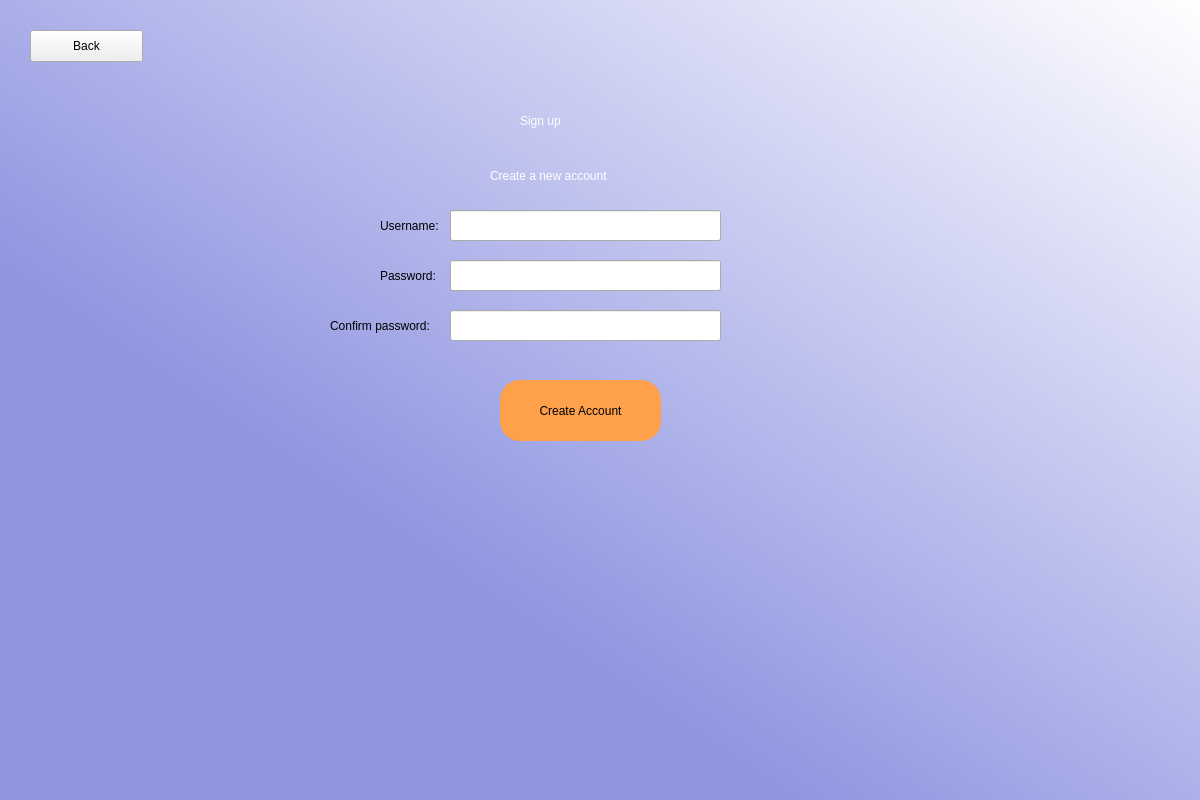
<?xml version="1.0" encoding="UTF-8"?>
<ui version="4.0">
 <class>Dialog</class>
 <widget class="QDialog" name="Dialog">
  <property name="geometry">
   <rect>
    <x>0</x>
    <y>0</y>
    <width>1200</width>
    <height>800</height>
   </rect>
  </property>
  <property name="windowTitle">
   <string>Dialog</string>
  </property>
  <widget class="QWidget" name="widget" native="true">
   <property name="geometry">
    <rect>
     <x>0</x>
     <y>0</y>
     <width>1201</width>
     <height>801</height>
    </rect>
   </property>
   <property name="styleSheet">
    <string notr="true">QWidget#widget{
background-color:qlineargradient(spread:pad, x1:0.275626, y1:0.715909, x2:1, y2:0, stop:0.0689655 rgba(143, 149, 225, 255), stop:1 rgba(255, 255, 255, 255));}</string>
   </property>
   <widget class="QLabel" name="loginMenuLabel">
    <property name="geometry">
     <rect>
      <x>520</x>
      <y>90</y>
      <width>121</width>
      <height>61</height>
     </rect>
    </property>
    <property name="styleSheet">
     <string notr="true">font: 36pt &quot;.AppleSystemUIFont&quot;; color:rgb(255, 255, 255)</string>
    </property>
    <property name="text">
     <string>Sign up</string>
    </property>
   </widget>
   <widget class="QLabel" name="directions">
    <property name="geometry">
     <rect>
      <x>490</x>
      <y>150</y>
      <width>181</width>
      <height>51</height>
     </rect>
    </property>
    <property name="styleSheet">
     <string notr="true">font: 18pt &quot;.AppleSystemUIFont&quot;;color:rgb(255, 255, 255)</string>
    </property>
    <property name="text">
     <string>Create a new account</string>
    </property>
   </widget>
   <widget class="QPushButton" name="createAcc">
    <property name="geometry">
     <rect>
      <x>500</x>
      <y>380</y>
      <width>161</width>
      <height>61</height>
     </rect>
    </property>
    <property name="styleSheet">
     <string notr="true">border-radius:20px;
background-color: rgb(255, 160, 74);
font:rgb(0, 0, 0);</string>
    </property>
    <property name="text">
     <string>Create Account</string>
    </property>
   </widget>
   <widget class="QLineEdit" name="usernameF">
    <property name="geometry">
     <rect>
      <x>450</x>
      <y>210</y>
      <width>271</width>
      <height>31</height>
     </rect>
    </property>
   </widget>
   <widget class="QLineEdit" name="passwordF">
    <property name="geometry">
     <rect>
      <x>450</x>
      <y>260</y>
      <width>271</width>
      <height>31</height>
     </rect>
    </property>
   </widget>
   <widget class="QLabel" name="usernamL">
    <property name="geometry">
     <rect>
      <x>380</x>
      <y>210</y>
      <width>71</width>
      <height>31</height>
     </rect>
    </property>
    <property name="text">
     <string>Username:</string>
    </property>
   </widget>
   <widget class="QLabel" name="passwordL">
    <property name="geometry">
     <rect>
      <x>380</x>
      <y>260</y>
      <width>71</width>
      <height>31</height>
     </rect>
    </property>
    <property name="text">
     <string>Password:</string>
    </property>
   </widget>
   <widget class="QLabel" name="errorLabel">
    <property name="geometry">
     <rect>
      <x>450</x>
      <y>350</y>
      <width>271</width>
      <height>21</height>
     </rect>
    </property>
    <property name="styleSheet">
     <string notr="true">font: 12pt &quot;Times New Roman&quot;; color: rgb(255, 0, 16)</string>
    </property>
    <property name="text">
     <string/>
    </property>
   </widget>
   <widget class="QLineEdit" name="confirmPassF">
    <property name="geometry">
     <rect>
      <x>450</x>
      <y>310</y>
      <width>271</width>
      <height>31</height>
     </rect>
    </property>
   </widget>
   <widget class="QLabel" name="confirmPassL">
    <property name="geometry">
     <rect>
      <x>330</x>
      <y>310</y>
      <width>121</width>
      <height>31</height>
     </rect>
    </property>
    <property name="text">
     <string>Confirm password:</string>
    </property>
   </widget>
   <widget class="QPushButton" name="back">
    <property name="geometry">
     <rect>
      <x>30</x>
      <y>30</y>
      <width>113</width>
      <height>32</height>
     </rect>
    </property>
    <property name="text">
     <string>Back</string>
    </property>
   </widget>
  </widget>
 </widget>
 <resources/>
 <connections/>
</ui>
